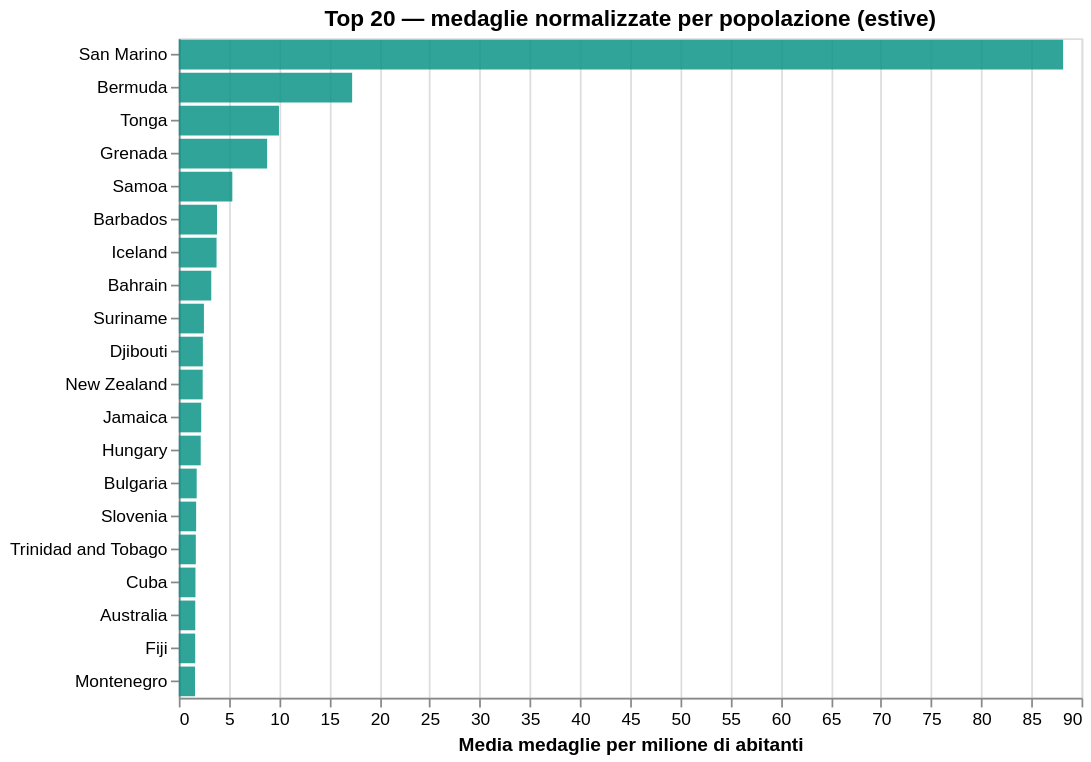

The code cell stored with this chart in its notebook:
### Markdown cell above
## 5. Medaglie per milione di abitanti — la classifica alternativa

### Code cell
# Media medaglie per milione di abitanti (solo edizioni in cui il paese ha vinto)
norm_top = (
    df_winners.groupby("country")["medals_per_million"]
    .mean().dropna().sort_values(ascending=False)
    .head(20).reset_index()
    .rename(columns={"medals_per_million":"med_per_mil"})
)

chart_norm = (
    alt.Chart(norm_top)
    .mark_bar(color=TEAL, opacity=0.85)
    .encode(
        x=alt.X("med_per_mil:Q", title="Media medaglie per milione di abitanti"),
        y=alt.Y("country:N", sort="-x", title=None),
        tooltip=["country:N", alt.Tooltip("med_per_mil:Q", format=".2f", title="Med/milione")]
    )
    .properties(
        title="Top 20 — medaglie normalizzate per popolazione (estive)",
        width=520, height=380
    )
)
chart_norm.display()

print("USA, Cina, Russia spariscono dalla top 20.")
print("Emergono paesi piccoli e specializzati: Giamaica (atletica), Cuba (pugilato).")

### Figure 1 — Vega-Lite specification as saved in the notebook (floating-point values rounded to 4 significant figures)
{"config": {"view": {"continuousWidth": 300, "continuousHeight": 300}}, "data": {"name": "data-85fcec021fba05642468a82a1bb47f77"}, "mark": {"type": "bar", "color": "#0D9488", "opacity": 0.85}, "encoding": {"tooltip": [{"field": "country", "type": "nominal"}, {"field": "med_per_mil", "format": ".2f", "title": "Med/milione", "type": "quantitative"}], "x": {"field": "med_per_mil", "title": "Media medaglie per milione di abitanti", "type": "quantitative"}, "y": {"field": "country", "sort": "-x", "title": null, "type": "nominal"}}, "height": 380, "title": "Top 20 — medaglie normalizzate per popolazione (estive)", "width": 520, "$schema": "https://vega.github.io/schema/vega-lite/v6.1.0.json", "datasets": {"data-85fcec021fba05642468a82a1bb47f77": [{"country": "San Marino", "med_per_mil": 88.16}, {"country": "Bermuda", "med_per_mil": 17.28}, {"country": "Tonga", "med_per_mil": 9.987}, {"country": "Grenada", "med_per_mil": 8.805}, {"country": "Samoa", "med_per_mil": 5.336}, {"country": "Barbados", "med_per_mil": 3.811}, {"country": "Iceland", "med_per_mil": 3.763}, {"country": "Bahrain", "med_per_mil": 3.234}, {"country": "Suriname", "med_per_mil": 2.504}, {"country": "Djibouti", "med_per_mil": 2.399}, {"country": "New Zealand", "med_per_mil": 2.382}, {"country": "Jamaica", "med_per_mil": 2.235}, {"country": "Hungary", "med_per_mil": 2.185}, {"country": "Bulgaria", "med_per_mil": 1.784}, {"country": "Slovenia", "med_per_mil": 1.728}, {"country": "Trinidad and Tobago", "med_per_mil": 1.695}, {"country": "Cuba", "med_per_mil": 1.661}, {"country": "Australia", "med_per_mil": 1.64}, {"country": "Fiji", "med_per_mil": 1.635}, {"country": "Montenegro", "med_per_mil": 1.616}]}}
